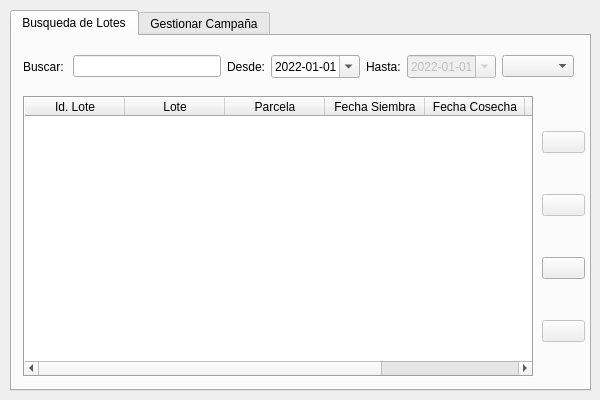
<?xml version="1.0" encoding="UTF-8"?>
<ui version="4.0">
 <class>Dialog</class>
 <widget class="QDialog" name="Dialog">
  <property name="geometry">
   <rect>
    <x>0</x>
    <y>0</y>
    <width>600</width>
    <height>400</height>
   </rect>
  </property>
  <property name="minimumSize">
   <size>
    <width>600</width>
    <height>400</height>
   </size>
  </property>
  <property name="maximumSize">
   <size>
    <width>600</width>
    <height>400</height>
   </size>
  </property>
  <property name="windowTitle">
   <string>Lotes</string>
  </property>
  <widget class="QTabWidget" name="tabWidget">
   <property name="geometry">
    <rect>
     <x>10</x>
     <y>10</y>
     <width>581</width>
     <height>381</height>
    </rect>
   </property>
   <property name="currentIndex">
    <number>0</number>
   </property>
   <widget class="QWidget" name="tab">
    <attribute name="title">
     <string>Busqueda de Lotes</string>
    </attribute>
    <widget class="QWidget" name="gridLayoutWidget_4">
     <property name="geometry">
      <rect>
       <x>11</x>
       <y>60</y>
       <width>511</width>
       <height>281</height>
      </rect>
     </property>
     <layout class="QGridLayout" name="gridLayout_4" rowstretch="0" columnstretch="2">
      <item row="0" column="0">
       <widget class="QTableWidget" name="tableWidget">
        <property name="contextMenuPolicy">
         <enum>Qt::CustomContextMenu</enum>
        </property>
        <property name="frameShape">
         <enum>QFrame::Box</enum>
        </property>
        <property name="frameShadow">
         <enum>QFrame::Sunken</enum>
        </property>
        <property name="sizeAdjustPolicy">
         <enum>QAbstractScrollArea::AdjustToContents</enum>
        </property>
        <property name="editTriggers">
         <set>QAbstractItemView::NoEditTriggers</set>
        </property>
        <property name="dragDropOverwriteMode">
         <bool>false</bool>
        </property>
        <property name="alternatingRowColors">
         <bool>true</bool>
        </property>
        <property name="selectionBehavior">
         <enum>QAbstractItemView::SelectRows</enum>
        </property>
        <property name="showGrid">
         <bool>true</bool>
        </property>
        <property name="sortingEnabled">
         <bool>false</bool>
        </property>
        <property name="cornerButtonEnabled">
         <bool>false</bool>
        </property>
        <column>
         <property name="text">
          <string>Id. Lote</string>
         </property>
        </column>
        <column>
         <property name="text">
          <string>Lote</string>
         </property>
        </column>
        <column>
         <property name="text">
          <string>Parcela</string>
         </property>
        </column>
        <column>
         <property name="text">
          <string>Fecha Siembra</string>
         </property>
        </column>
        <column>
         <property name="text">
          <string>Fecha Cosecha</string>
         </property>
        </column>
        <column>
         <property name="text">
          <string>Cultivo</string>
         </property>
        </column>
        <column>
         <property name="text">
          <string>Geometria</string>
         </property>
        </column>
       </widget>
      </item>
     </layout>
    </widget>
    <widget class="QWidget" name="gridLayoutWidget">
     <property name="geometry">
      <rect>
       <x>11</x>
       <y>10</y>
       <width>551</width>
       <height>41</height>
      </rect>
     </property>
     <layout class="QGridLayout" name="gridLayout" columnstretch="0,0,0,0,0,0,0">
      <item row="0" column="5">
       <widget class="QDateEdit" name="untilDate">
        <property name="enabled">
         <bool>false</bool>
        </property>
        <property name="dateTime">
         <datetime>
          <hour>0</hour>
          <minute>0</minute>
          <second>0</second>
          <year>2022</year>
          <month>1</month>
          <day>1</day>
         </datetime>
        </property>
        <property name="displayFormat">
         <string>yyyy-MM-dd</string>
        </property>
        <property name="calendarPopup">
         <bool>true</bool>
        </property>
       </widget>
      </item>
      <item row="0" column="0">
       <widget class="QLabel" name="label">
        <property name="text">
         <string>Buscar: </string>
        </property>
       </widget>
      </item>
      <item row="0" column="3">
       <widget class="QDateEdit" name="sinceDate">
        <property name="dateTime">
         <datetime>
          <hour>0</hour>
          <minute>0</minute>
          <second>0</second>
          <year>2022</year>
          <month>1</month>
          <day>1</day>
         </datetime>
        </property>
        <property name="displayFormat">
         <string>yyyy-MM-dd</string>
        </property>
        <property name="calendarPopup">
         <bool>true</bool>
        </property>
       </widget>
      </item>
      <item row="0" column="2">
       <widget class="QLabel" name="label_44">
        <property name="text">
         <string>Desde:</string>
        </property>
       </widget>
      </item>
      <item row="0" column="4">
       <widget class="QLabel" name="label_45">
        <property name="text">
         <string>Hasta:</string>
        </property>
       </widget>
      </item>
      <item row="0" column="1">
       <widget class="QLineEdit" name="line_buscar">
        <property name="inputMethodHints">
         <set>Qt::ImhUppercaseOnly</set>
        </property>
       </widget>
      </item>
      <item row="0" column="6">
       <widget class="QComboBox" name="combo_camp"/>
      </item>
     </layout>
    </widget>
    <widget class="QWidget" name="verticalLayoutWidget">
     <property name="geometry">
      <rect>
       <x>530</x>
       <y>60</y>
       <width>43</width>
       <height>281</height>
      </rect>
     </property>
     <layout class="QVBoxLayout" name="verticalLayout">
      <item>
       <widget class="QPushButton" name="btn_add_layer">
        <property name="enabled">
         <bool>false</bool>
        </property>
        <property name="toolTip">
         <string>Añadir Lote al Mapa</string>
        </property>
        <property name="text">
         <string/>
        </property>
        <property name="flat">
         <bool>false</bool>
        </property>
       </widget>
      </item>
      <item>
       <widget class="QPushButton" name="btn_add_layer_2">
        <property name="enabled">
         <bool>false</bool>
        </property>
        <property name="toolTip">
         <string>Añadir Lote al Mapa</string>
        </property>
        <property name="text">
         <string/>
        </property>
        <property name="flat">
         <bool>false</bool>
        </property>
       </widget>
      </item>
      <item>
       <widget class="QPushButton" name="btn_campania">
        <property name="enabled">
         <bool>true</bool>
        </property>
        <property name="toolTip">
         <string>Añadir Lote al Mapa</string>
        </property>
        <property name="text">
         <string/>
        </property>
        <property name="flat">
         <bool>false</bool>
        </property>
       </widget>
      </item>
      <item>
       <widget class="QPushButton" name="btn_reload">
        <property name="enabled">
         <bool>false</bool>
        </property>
        <property name="toolTip">
         <string>Añadir Lote al Mapa</string>
        </property>
        <property name="text">
         <string/>
        </property>
        <property name="flat">
         <bool>false</bool>
        </property>
       </widget>
      </item>
     </layout>
    </widget>
   </widget>
   <widget class="QWidget" name="tab_2">
    <attribute name="title">
     <string>Gestionar Campaña</string>
    </attribute>
    <widget class="QWidget" name="verticalLayoutWidget_3">
     <property name="geometry">
      <rect>
       <x>530</x>
       <y>10</y>
       <width>43</width>
       <height>71</height>
      </rect>
     </property>
     <layout class="QVBoxLayout" name="verticalLayout_3">
      <item>
       <widget class="QPushButton" name="btn_crear_campania">
        <property name="enabled">
         <bool>true</bool>
        </property>
        <property name="text">
         <string/>
        </property>
       </widget>
      </item>
      <item>
       <widget class="QPushButton" name="btn_actualizar">
        <property name="enabled">
         <bool>true</bool>
        </property>
        <property name="text">
         <string/>
        </property>
       </widget>
      </item>
     </layout>
    </widget>
    <widget class="QWidget" name="gridLayoutWidget_3">
     <property name="geometry">
      <rect>
       <x>10</x>
       <y>10</y>
       <width>511</width>
       <height>31</height>
      </rect>
     </property>
     <layout class="QGridLayout" name="gridLayout_3" columnstretch="0,0">
      <property name="sizeConstraint">
       <enum>QLayout::SetDefaultConstraint</enum>
      </property>
      <item row="0" column="1">
       <widget class="QLineEdit" name="line_lote_nombre">
        <property name="clearButtonEnabled">
         <bool>true</bool>
        </property>
       </widget>
      </item>
      <item row="0" column="0">
       <widget class="QLabel" name="label_7">
        <property name="layoutDirection">
         <enum>Qt::LeftToRight</enum>
        </property>
        <property name="text">
         <string>Nombre Lote:</string>
        </property>
        <property name="alignment">
         <set>Qt::AlignRight|Qt::AlignTrailing|Qt::AlignVCenter</set>
        </property>
       </widget>
      </item>
     </layout>
    </widget>
    <widget class="QGroupBox" name="groupBox">
     <property name="geometry">
      <rect>
       <x>10</x>
       <y>210</y>
       <width>551</width>
       <height>141</height>
      </rect>
     </property>
     <property name="title">
      <string>Datos Fertilizacion</string>
     </property>
     <property name="flat">
      <bool>false</bool>
     </property>
     <property name="checkable">
      <bool>true</bool>
     </property>
     <property name="checked">
      <bool>false</bool>
     </property>
     <widget class="QTabWidget" name="tabWidget_3">
      <property name="geometry">
       <rect>
        <x>10</x>
        <y>30</y>
        <width>521</width>
        <height>101</height>
       </rect>
      </property>
      <property name="maximumSize">
       <size>
        <width>521</width>
        <height>101</height>
       </size>
      </property>
      <property name="styleSheet">
       <string notr="true"/>
      </property>
      <property name="tabPosition">
       <enum>QTabWidget::North</enum>
      </property>
      <property name="tabShape">
       <enum>QTabWidget::Rounded</enum>
      </property>
      <property name="currentIndex">
       <number>0</number>
      </property>
      <property name="documentMode">
       <bool>false</bool>
      </property>
      <property name="tabsClosable">
       <bool>false</bool>
      </property>
      <property name="tabBarAutoHide">
       <bool>true</bool>
      </property>
      <widget class="QWidget" name="tab_7">
       <attribute name="title">
        <string>1ra Aplicación</string>
       </attribute>
       <widget class="QWidget" name="gridLayoutWidget_11">
        <property name="geometry">
         <rect>
          <x>10</x>
          <y>10</y>
          <width>491</width>
          <height>61</height>
         </rect>
        </property>
        <layout class="QGridLayout" name="gridLayout_11" columnstretch="0,0,0,0,0,0,0,0">
         <property name="sizeConstraint">
          <enum>QLayout::SetDefaultConstraint</enum>
         </property>
         <item row="1" column="1">
          <widget class="QLineEdit" name="line_calculado_fert_1">
           <property name="text">
            <string>0</string>
           </property>
           <property name="alignment">
            <set>Qt::AlignRight|Qt::AlignTrailing|Qt::AlignVCenter</set>
           </property>
           <property name="placeholderText">
            <string>Calculado</string>
           </property>
          </widget>
         </item>
         <item row="1" column="0">
          <widget class="QLabel" name="label_38">
           <property name="layoutDirection">
            <enum>Qt::LeftToRight</enum>
           </property>
           <property name="text">
            <string>Calculado</string>
           </property>
           <property name="alignment">
            <set>Qt::AlignRight|Qt::AlignTrailing|Qt::AlignVCenter</set>
           </property>
          </widget>
         </item>
         <item row="0" column="4" colspan="2">
          <widget class="QLineEdit" name="line_formula_fert_1">
           <property name="enabled">
            <bool>false</bool>
           </property>
           <property name="inputMask">
            <string/>
           </property>
           <property name="text">
            <string/>
           </property>
           <property name="readOnly">
            <bool>true</bool>
           </property>
           <property name="placeholderText">
            <string>Formula</string>
           </property>
          </widget>
         </item>
         <item row="0" column="0">
          <widget class="QLabel" name="label_37">
           <property name="layoutDirection">
            <enum>Qt::LeftToRight</enum>
           </property>
           <property name="text">
            <string>Fecha:</string>
           </property>
           <property name="alignment">
            <set>Qt::AlignRight|Qt::AlignTrailing|Qt::AlignVCenter</set>
           </property>
          </widget>
         </item>
         <item row="1" column="7">
          <widget class="QLineEdit" name="line_aplicado_fert_1">
           <property name="text">
            <string>0</string>
           </property>
           <property name="alignment">
            <set>Qt::AlignRight|Qt::AlignTrailing|Qt::AlignVCenter</set>
           </property>
           <property name="placeholderText">
            <string>Aplicado</string>
           </property>
          </widget>
         </item>
         <item row="0" column="7">
          <widget class="QLineEdit" name="line_precio_fert_1">
           <property name="toolTip">
            <string/>
           </property>
           <property name="text">
            <string>0</string>
           </property>
           <property name="alignment">
            <set>Qt::AlignRight|Qt::AlignTrailing|Qt::AlignVCenter</set>
           </property>
           <property name="placeholderText">
            <string>Precio</string>
           </property>
          </widget>
         </item>
         <item row="0" column="1">
          <widget class="QDateEdit" name="date_fert_1">
           <property name="dateTime">
            <datetime>
             <hour>0</hour>
             <minute>0</minute>
             <second>0</second>
             <year>2022</year>
             <month>1</month>
             <day>28</day>
            </datetime>
           </property>
           <property name="minimumDate">
            <date>
             <year>1960</year>
             <month>9</month>
             <day>14</day>
            </date>
           </property>
           <property name="currentSection">
            <enum>QDateTimeEdit::DaySection</enum>
           </property>
           <property name="calendarPopup">
            <bool>true</bool>
           </property>
          </widget>
         </item>
         <item row="1" column="4" colspan="2">
          <widget class="QComboBox" name="cmb_ajustar_fert_1">
           <item>
            <property name="text">
             <string>Ajustar...</string>
            </property>
           </item>
           <item>
            <property name="text">
             <string>N</string>
            </property>
           </item>
           <item>
            <property name="text">
             <string>P</string>
            </property>
           </item>
           <item>
            <property name="text">
             <string>K</string>
            </property>
           </item>
           <item>
            <property name="text">
             <string>PK</string>
            </property>
           </item>
          </widget>
         </item>
         <item row="0" column="6">
          <widget class="QLabel" name="label_39">
           <property name="layoutDirection">
            <enum>Qt::LeftToRight</enum>
           </property>
           <property name="text">
            <string>Precio:</string>
           </property>
           <property name="alignment">
            <set>Qt::AlignRight|Qt::AlignTrailing|Qt::AlignVCenter</set>
           </property>
          </widget>
         </item>
         <item row="1" column="6">
          <widget class="QLabel" name="label_40">
           <property name="layoutDirection">
            <enum>Qt::LeftToRight</enum>
           </property>
           <property name="text">
            <string>Aplicado:</string>
           </property>
           <property name="alignment">
            <set>Qt::AlignRight|Qt::AlignTrailing|Qt::AlignVCenter</set>
           </property>
          </widget>
         </item>
        </layout>
       </widget>
      </widget>
      <widget class="QWidget" name="tab_8">
       <attribute name="title">
        <string>2da Aplicación</string>
       </attribute>
       <widget class="QWidget" name="gridLayoutWidget_12">
        <property name="geometry">
         <rect>
          <x>10</x>
          <y>10</y>
          <width>491</width>
          <height>61</height>
         </rect>
        </property>
        <layout class="QGridLayout" name="gridLayout_12" columnstretch="0,0,0,0,0,0,0,0">
         <property name="sizeConstraint">
          <enum>QLayout::SetDefaultConstraint</enum>
         </property>
         <item row="1" column="1">
          <widget class="QLineEdit" name="line_calculado_fert_2">
           <property name="text">
            <string>0</string>
           </property>
           <property name="alignment">
            <set>Qt::AlignRight|Qt::AlignTrailing|Qt::AlignVCenter</set>
           </property>
           <property name="placeholderText">
            <string>Calculado</string>
           </property>
          </widget>
         </item>
         <item row="1" column="0">
          <widget class="QLabel" name="label_41">
           <property name="layoutDirection">
            <enum>Qt::LeftToRight</enum>
           </property>
           <property name="text">
            <string>Calculado</string>
           </property>
           <property name="alignment">
            <set>Qt::AlignRight|Qt::AlignTrailing|Qt::AlignVCenter</set>
           </property>
          </widget>
         </item>
         <item row="0" column="4" colspan="2">
          <widget class="QLineEdit" name="line_formula_fert_2">
           <property name="enabled">
            <bool>false</bool>
           </property>
           <property name="inputMask">
            <string/>
           </property>
           <property name="text">
            <string/>
           </property>
           <property name="readOnly">
            <bool>false</bool>
           </property>
           <property name="placeholderText">
            <string>Formula</string>
           </property>
          </widget>
         </item>
         <item row="0" column="0">
          <widget class="QLabel" name="label_42">
           <property name="layoutDirection">
            <enum>Qt::LeftToRight</enum>
           </property>
           <property name="text">
            <string>Fecha:</string>
           </property>
           <property name="alignment">
            <set>Qt::AlignRight|Qt::AlignTrailing|Qt::AlignVCenter</set>
           </property>
          </widget>
         </item>
         <item row="1" column="7">
          <widget class="QLineEdit" name="line_aplicado_fert_2">
           <property name="text">
            <string>0</string>
           </property>
           <property name="alignment">
            <set>Qt::AlignRight|Qt::AlignTrailing|Qt::AlignVCenter</set>
           </property>
           <property name="placeholderText">
            <string>Aplicado</string>
           </property>
          </widget>
         </item>
         <item row="0" column="7">
          <widget class="QLineEdit" name="line_precio_fert_2">
           <property name="toolTip">
            <string/>
           </property>
           <property name="text">
            <string>0</string>
           </property>
           <property name="alignment">
            <set>Qt::AlignRight|Qt::AlignTrailing|Qt::AlignVCenter</set>
           </property>
           <property name="placeholderText">
            <string>Precio</string>
           </property>
          </widget>
         </item>
         <item row="0" column="1">
          <widget class="QDateEdit" name="date_fert_2">
           <property name="dateTime">
            <datetime>
             <hour>0</hour>
             <minute>0</minute>
             <second>0</second>
             <year>2022</year>
             <month>1</month>
             <day>28</day>
            </datetime>
           </property>
           <property name="minimumDate">
            <date>
             <year>1960</year>
             <month>9</month>
             <day>14</day>
            </date>
           </property>
           <property name="currentSection">
            <enum>QDateTimeEdit::DaySection</enum>
           </property>
           <property name="calendarPopup">
            <bool>true</bool>
           </property>
          </widget>
         </item>
         <item row="1" column="4" colspan="2">
          <widget class="QComboBox" name="cmb_ajustar_fert_2">
           <item>
            <property name="text">
             <string>Ajustar...</string>
            </property>
           </item>
           <item>
            <property name="text">
             <string>N</string>
            </property>
           </item>
           <item>
            <property name="text">
             <string>P</string>
            </property>
           </item>
           <item>
            <property name="text">
             <string>K</string>
            </property>
           </item>
           <item>
            <property name="text">
             <string>PK</string>
            </property>
           </item>
          </widget>
         </item>
         <item row="0" column="6">
          <widget class="QLabel" name="label_43">
           <property name="layoutDirection">
            <enum>Qt::LeftToRight</enum>
           </property>
           <property name="text">
            <string>Precio:</string>
           </property>
           <property name="alignment">
            <set>Qt::AlignRight|Qt::AlignTrailing|Qt::AlignVCenter</set>
           </property>
          </widget>
         </item>
         <item row="1" column="6">
          <widget class="QLabel" name="label_46">
           <property name="layoutDirection">
            <enum>Qt::LeftToRight</enum>
           </property>
           <property name="text">
            <string>Aplicado:</string>
           </property>
           <property name="alignment">
            <set>Qt::AlignRight|Qt::AlignTrailing|Qt::AlignVCenter</set>
           </property>
          </widget>
         </item>
        </layout>
       </widget>
      </widget>
      <widget class="QWidget" name="tab_9">
       <attribute name="title">
        <string>3ra Aplicación</string>
       </attribute>
       <widget class="QWidget" name="gridLayoutWidget_13">
        <property name="geometry">
         <rect>
          <x>10</x>
          <y>10</y>
          <width>491</width>
          <height>61</height>
         </rect>
        </property>
        <layout class="QGridLayout" name="gridLayout_13" columnstretch="0,0,0,0,0,0,0,0">
         <property name="sizeConstraint">
          <enum>QLayout::SetDefaultConstraint</enum>
         </property>
         <item row="1" column="1">
          <widget class="QLineEdit" name="line_calculado_fert_3">
           <property name="text">
            <string>0</string>
           </property>
           <property name="alignment">
            <set>Qt::AlignRight|Qt::AlignTrailing|Qt::AlignVCenter</set>
           </property>
           <property name="placeholderText">
            <string>Calculado</string>
           </property>
          </widget>
         </item>
         <item row="1" column="0">
          <widget class="QLabel" name="label_47">
           <property name="layoutDirection">
            <enum>Qt::LeftToRight</enum>
           </property>
           <property name="text">
            <string>Calculado</string>
           </property>
           <property name="alignment">
            <set>Qt::AlignRight|Qt::AlignTrailing|Qt::AlignVCenter</set>
           </property>
          </widget>
         </item>
         <item row="0" column="4" colspan="2">
          <widget class="QLineEdit" name="line_formula_fert_3">
           <property name="enabled">
            <bool>false</bool>
           </property>
           <property name="inputMask">
            <string/>
           </property>
           <property name="text">
            <string/>
           </property>
           <property name="readOnly">
            <bool>false</bool>
           </property>
           <property name="placeholderText">
            <string>Formula</string>
           </property>
          </widget>
         </item>
         <item row="0" column="0">
          <widget class="QLabel" name="label_48">
           <property name="layoutDirection">
            <enum>Qt::LeftToRight</enum>
           </property>
           <property name="text">
            <string>Fecha:</string>
           </property>
           <property name="alignment">
            <set>Qt::AlignRight|Qt::AlignTrailing|Qt::AlignVCenter</set>
           </property>
          </widget>
         </item>
         <item row="1" column="7">
          <widget class="QLineEdit" name="line_aplicado_fert_3">
           <property name="text">
            <string>0</string>
           </property>
           <property name="alignment">
            <set>Qt::AlignRight|Qt::AlignTrailing|Qt::AlignVCenter</set>
           </property>
           <property name="placeholderText">
            <string>Aplicado</string>
           </property>
          </widget>
         </item>
         <item row="0" column="7">
          <widget class="QLineEdit" name="line_precio_fert_3">
           <property name="toolTip">
            <string/>
           </property>
           <property name="text">
            <string>0</string>
           </property>
           <property name="alignment">
            <set>Qt::AlignRight|Qt::AlignTrailing|Qt::AlignVCenter</set>
           </property>
           <property name="placeholderText">
            <string>Precio</string>
           </property>
          </widget>
         </item>
         <item row="0" column="1">
          <widget class="QDateEdit" name="date_fert_3">
           <property name="dateTime">
            <datetime>
             <hour>0</hour>
             <minute>0</minute>
             <second>0</second>
             <year>2022</year>
             <month>1</month>
             <day>28</day>
            </datetime>
           </property>
           <property name="minimumDate">
            <date>
             <year>1960</year>
             <month>9</month>
             <day>14</day>
            </date>
           </property>
           <property name="currentSection">
            <enum>QDateTimeEdit::DaySection</enum>
           </property>
           <property name="calendarPopup">
            <bool>true</bool>
           </property>
          </widget>
         </item>
         <item row="1" column="4" colspan="2">
          <widget class="QComboBox" name="cmb_ajustar_fert_3">
           <item>
            <property name="text">
             <string>Ajustar...</string>
            </property>
           </item>
           <item>
            <property name="text">
             <string>N</string>
            </property>
           </item>
           <item>
            <property name="text">
             <string>P</string>
            </property>
           </item>
           <item>
            <property name="text">
             <string>K</string>
            </property>
           </item>
           <item>
            <property name="text">
             <string>PK</string>
            </property>
           </item>
          </widget>
         </item>
         <item row="0" column="6">
          <widget class="QLabel" name="label_49">
           <property name="layoutDirection">
            <enum>Qt::LeftToRight</enum>
           </property>
           <property name="text">
            <string>Precio:</string>
           </property>
           <property name="alignment">
            <set>Qt::AlignRight|Qt::AlignTrailing|Qt::AlignVCenter</set>
           </property>
          </widget>
         </item>
         <item row="1" column="6">
          <widget class="QLabel" name="label_50">
           <property name="layoutDirection">
            <enum>Qt::LeftToRight</enum>
           </property>
           <property name="text">
            <string>Aplicado:</string>
           </property>
           <property name="alignment">
            <set>Qt::AlignRight|Qt::AlignTrailing|Qt::AlignVCenter</set>
           </property>
          </widget>
         </item>
        </layout>
       </widget>
      </widget>
      <widget class="QWidget" name="tab_10">
       <attribute name="title">
        <string>4ta Aplicación</string>
       </attribute>
       <widget class="QWidget" name="gridLayoutWidget_14">
        <property name="geometry">
         <rect>
          <x>10</x>
          <y>10</y>
          <width>491</width>
          <height>61</height>
         </rect>
        </property>
        <layout class="QGridLayout" name="gridLayout_14" columnstretch="0,0,0,0,0,0,0,0">
         <property name="sizeConstraint">
          <enum>QLayout::SetDefaultConstraint</enum>
         </property>
         <item row="1" column="1">
          <widget class="QLineEdit" name="line_calculado_fert_4">
           <property name="text">
            <string>0</string>
           </property>
           <property name="alignment">
            <set>Qt::AlignRight|Qt::AlignTrailing|Qt::AlignVCenter</set>
           </property>
           <property name="placeholderText">
            <string>Calculado</string>
           </property>
          </widget>
         </item>
         <item row="1" column="0">
          <widget class="QLabel" name="label_51">
           <property name="layoutDirection">
            <enum>Qt::LeftToRight</enum>
           </property>
           <property name="text">
            <string>Calculado</string>
           </property>
           <property name="alignment">
            <set>Qt::AlignRight|Qt::AlignTrailing|Qt::AlignVCenter</set>
           </property>
          </widget>
         </item>
         <item row="0" column="4" colspan="2">
          <widget class="QLineEdit" name="line_formula_fert_4">
           <property name="enabled">
            <bool>false</bool>
           </property>
           <property name="inputMask">
            <string/>
           </property>
           <property name="text">
            <string/>
           </property>
           <property name="readOnly">
            <bool>false</bool>
           </property>
           <property name="placeholderText">
            <string>Formula</string>
           </property>
          </widget>
         </item>
         <item row="0" column="0">
          <widget class="QLabel" name="label_52">
           <property name="layoutDirection">
            <enum>Qt::LeftToRight</enum>
           </property>
           <property name="text">
            <string>Fecha:</string>
           </property>
           <property name="alignment">
            <set>Qt::AlignRight|Qt::AlignTrailing|Qt::AlignVCenter</set>
           </property>
          </widget>
         </item>
         <item row="1" column="7">
          <widget class="QLineEdit" name="line_aplicado_fert_4">
           <property name="text">
            <string>0</string>
           </property>
           <property name="alignment">
            <set>Qt::AlignRight|Qt::AlignTrailing|Qt::AlignVCenter</set>
           </property>
           <property name="placeholderText">
            <string>Aplicado</string>
           </property>
          </widget>
         </item>
         <item row="0" column="7">
          <widget class="QLineEdit" name="line_precio_fert_4">
           <property name="toolTip">
            <string/>
           </property>
           <property name="text">
            <string>0</string>
           </property>
           <property name="alignment">
            <set>Qt::AlignRight|Qt::AlignTrailing|Qt::AlignVCenter</set>
           </property>
           <property name="placeholderText">
            <string>Precio</string>
           </property>
          </widget>
         </item>
         <item row="0" column="1">
          <widget class="QDateEdit" name="date_fert_4">
           <property name="dateTime">
            <datetime>
             <hour>0</hour>
             <minute>0</minute>
             <second>0</second>
             <year>2022</year>
             <month>1</month>
             <day>28</day>
            </datetime>
           </property>
           <property name="minimumDate">
            <date>
             <year>1960</year>
             <month>9</month>
             <day>14</day>
            </date>
           </property>
           <property name="currentSection">
            <enum>QDateTimeEdit::DaySection</enum>
           </property>
           <property name="calendarPopup">
            <bool>true</bool>
           </property>
          </widget>
         </item>
         <item row="1" column="4" colspan="2">
          <widget class="QComboBox" name="cmb_ajustar_fert_4">
           <item>
            <property name="text">
             <string>Ajustar...</string>
            </property>
           </item>
           <item>
            <property name="text">
             <string>N</string>
            </property>
           </item>
           <item>
            <property name="text">
             <string>P</string>
            </property>
           </item>
           <item>
            <property name="text">
             <string>K</string>
            </property>
           </item>
           <item>
            <property name="text">
             <string>PK</string>
            </property>
           </item>
          </widget>
         </item>
         <item row="0" column="6">
          <widget class="QLabel" name="label_53">
           <property name="layoutDirection">
            <enum>Qt::LeftToRight</enum>
           </property>
           <property name="text">
            <string>Precio:</string>
           </property>
           <property name="alignment">
            <set>Qt::AlignRight|Qt::AlignTrailing|Qt::AlignVCenter</set>
           </property>
          </widget>
         </item>
         <item row="1" column="6">
          <widget class="QLabel" name="label_54">
           <property name="layoutDirection">
            <enum>Qt::LeftToRight</enum>
           </property>
           <property name="text">
            <string>Aplicado:</string>
           </property>
           <property name="alignment">
            <set>Qt::AlignRight|Qt::AlignTrailing|Qt::AlignVCenter</set>
           </property>
          </widget>
         </item>
        </layout>
       </widget>
      </widget>
     </widget>
    </widget>
    <widget class="QWidget" name="horizontalLayoutWidget">
     <property name="geometry">
      <rect>
       <x>10</x>
       <y>150</y>
       <width>551</width>
       <height>31</height>
      </rect>
     </property>
     <layout class="QHBoxLayout" name="horizontalLayout">
      <item>
       <widget class="QCheckBox" name="check_dateSiembra">
        <property name="text">
         <string>Fecha Siembra</string>
        </property>
       </widget>
      </item>
      <item>
       <widget class="QDateEdit" name="lote_dateSiembra">
        <property name="enabled">
         <bool>false</bool>
        </property>
        <property name="dateTime">
         <datetime>
          <hour>0</hour>
          <minute>0</minute>
          <second>0</second>
          <year>2022</year>
          <month>1</month>
          <day>1</day>
         </datetime>
        </property>
        <property name="minimumDate">
         <date>
          <year>1960</year>
          <month>9</month>
          <day>14</day>
         </date>
        </property>
        <property name="currentSection">
         <enum>QDateTimeEdit::DaySection</enum>
        </property>
        <property name="calendarPopup">
         <bool>true</bool>
        </property>
       </widget>
      </item>
      <item>
       <widget class="QCheckBox" name="check_dateCosecha">
        <property name="text">
         <string>Fecha Cosecha</string>
        </property>
       </widget>
      </item>
      <item>
       <widget class="QDateEdit" name="lote_dateCosecha">
        <property name="enabled">
         <bool>false</bool>
        </property>
        <property name="dateTime">
         <datetime>
          <hour>0</hour>
          <minute>0</minute>
          <second>0</second>
          <year>2022</year>
          <month>1</month>
          <day>1</day>
         </datetime>
        </property>
        <property name="minimumDate">
         <date>
          <year>1960</year>
          <month>9</month>
          <day>14</day>
         </date>
        </property>
        <property name="currentSection">
         <enum>QDateTimeEdit::DaySection</enum>
        </property>
        <property name="calendarPopup">
         <bool>true</bool>
        </property>
       </widget>
      </item>
     </layout>
    </widget>
    <widget class="QWidget" name="gridLayoutWidget_2">
     <property name="geometry">
      <rect>
       <x>10</x>
       <y>50</y>
       <width>511</width>
       <height>96</height>
      </rect>
     </property>
     <layout class="QGridLayout" name="gridLayout_5">
      <item row="0" column="0">
       <widget class="QLabel" name="label_4">
        <property name="text">
         <string>Explotacion: </string>
        </property>
        <property name="alignment">
         <set>Qt::AlignRight|Qt::AlignTrailing|Qt::AlignVCenter</set>
        </property>
       </widget>
      </item>
      <item row="1" column="0">
       <widget class="QLabel" name="label_5">
        <property name="minimumSize">
         <size>
          <width>50</width>
          <height>0</height>
         </size>
        </property>
        <property name="maximumSize">
         <size>
          <width>100</width>
          <height>16777215</height>
         </size>
        </property>
        <property name="text">
         <string>Cultivo:</string>
        </property>
        <property name="alignment">
         <set>Qt::AlignRight|Qt::AlignTrailing|Qt::AlignVCenter</set>
        </property>
       </widget>
      </item>
      <item row="2" column="5">
       <widget class="QComboBox" name="cmb_moneda">
        <property name="maximumSize">
         <size>
          <width>70</width>
          <height>16777215</height>
         </size>
        </property>
        <item>
         <property name="text">
          <string>Moneda...</string>
         </property>
        </item>
        <item>
         <property name="text">
          <string>€</string>
         </property>
        </item>
        <item>
         <property name="text">
          <string>$</string>
         </property>
        </item>
       </widget>
      </item>
      <item row="0" column="1" colspan="2">
       <widget class="QLabel" name="label_2">
        <property name="font">
         <font>
          <pointsize>7</pointsize>
          <weight>75</weight>
          <bold>true</bold>
         </font>
        </property>
        <property name="text">
         <string/>
        </property>
        <property name="alignment">
         <set>Qt::AlignLeading|Qt::AlignLeft|Qt::AlignVCenter</set>
        </property>
       </widget>
      </item>
      <item row="0" column="3">
       <widget class="QPushButton" name="btn_expDialog">
        <property name="maximumSize">
         <size>
          <width>30</width>
          <height>16777215</height>
         </size>
        </property>
        <property name="toolTip">
         <string>Buscar Explotacion</string>
        </property>
        <property name="text">
         <string/>
        </property>
       </widget>
      </item>
      <item row="1" column="1" colspan="2">
       <widget class="QLabel" name="label_3">
        <property name="font">
         <font>
          <pointsize>7</pointsize>
          <weight>75</weight>
          <bold>true</bold>
         </font>
        </property>
        <property name="text">
         <string/>
        </property>
        <property name="alignment">
         <set>Qt::AlignLeading|Qt::AlignLeft|Qt::AlignVCenter</set>
        </property>
       </widget>
      </item>
      <item row="1" column="3">
       <widget class="QPushButton" name="btn_cultivoDialog">
        <property name="maximumSize">
         <size>
          <width>30</width>
          <height>16777215</height>
         </size>
        </property>
        <property name="toolTip">
         <string>Buscar Cultivo</string>
        </property>
        <property name="text">
         <string/>
        </property>
       </widget>
      </item>
      <item row="2" column="0" colspan="3">
       <widget class="QLineEdit" name="ln_produccion">
        <property name="maximumSize">
         <size>
          <width>16777215</width>
          <height>16777215</height>
         </size>
        </property>
        <property name="placeholderText">
         <string>Produccion Esperada</string>
        </property>
       </widget>
      </item>
      <item row="2" column="3">
       <widget class="QComboBox" name="cmb_regimen">
        <property name="minimumSize">
         <size>
          <width>70</width>
          <height>0</height>
         </size>
        </property>
        <property name="maximumSize">
         <size>
          <width>70</width>
          <height>16777215</height>
         </size>
        </property>
        <item>
         <property name="text">
          <string>Regimen....</string>
         </property>
        </item>
        <item>
         <property name="text">
          <string>Secano</string>
         </property>
        </item>
        <item>
         <property name="text">
          <string>Semi-regadío</string>
         </property>
        </item>
        <item>
         <property name="text">
          <string>Regadío</string>
         </property>
        </item>
       </widget>
      </item>
     </layout>
    </widget>
   </widget>
  </widget>
 </widget>
 <resources/>
 <connections/>
</ui>
